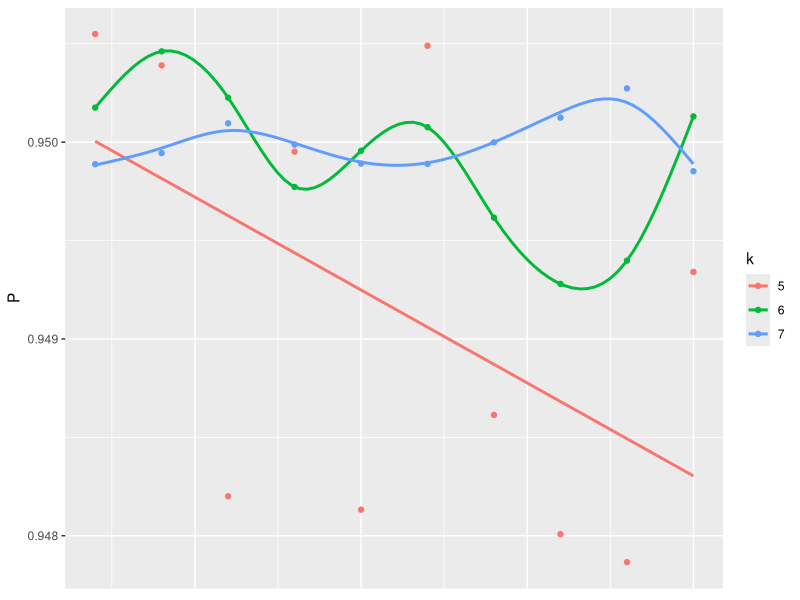

This chart was generated by the following R code:
## ---- chunk 1
knitr::opts_chunk$set(error=TRUE,        # Keep compiling upon error
                      collapse=TRUE,     # collapse by default
                      echo=TRUE,         # echo code by default
                      comment = "#>",    # change comment character
                      fig.width = 10,     # set figure width
                      out.width = "100%", # set width of displayed images
                      warning=TRUE,      # show R warnings
                      message=FALSE)     # show R messages
## ---- chunk 2
set.seed(42)
library(knitr)
library(ggplot2)
library(tidyr)
## ---- chunk 3
zi = function(xi, yi) {
  out = 4 * ifelse(xi^2 + yi^2 <= 1, 1, 0)
  return(out)
}

simpi = function(n) {
  xi = runif(n, -1, 1)
  yi = runif(n, -1, 1)
  z = zi(xi, yi)
  out = mean(z)
  return(out)
}
## ---- chunk 4
pimat = matrix(NA, nrow = 8, ncol = 3)
for (k in seq(2)) {
  z = simpi(10^k)
  pimat[k, 1] = k
  pimat[k, 2] = z
  pimat[k, 3] = round(abs(pi - z), 6)
}
df_pi = data.frame(pimat)
colnames(df_pi) = c("k", "z", "e")
kable(df_pi, align = "c")
## ---- chunk 5
simsnd = function(n) {
  x = runif(n, -1.96, 1.96)
  phi = dnorm(x)
  out = 2 * 1.96 * mean(phi)
  return(out)
}
## ---- chunk 6
sndmat = matrix(NA, nrow = 8, ncol = 3)
for (k in seq(6)) {
  z = simsnd(10^k)
  sndmat[k, 1] = k
  sndmat[k, 2] = z
  sndmat[k, 3] = round(abs(0.95 - z), 6)
}
df_snd = data.frame(sndmat)
colnames(df_snd) = c("k", "z", "e")
kable(df_snd, align="c")
## ---- chunk 7
nexp = 10
M = matrix(NA, nrow = nexp, ncol = 4)
for (k in seq(5,7)) {
  for (i in seq(nexp)) {
    z = simsnd(10^k)
    M[i, 1] = i
    M[i,k - 3] = z
  }
}
df = data.frame(M)
colnames(df) = c("i", "5", "6", "7")
ggdf = gather(df, "k", "P", seq(2,4))
gg = ggplot(
  data = ggdf,
  mapping = aes(
    x = i,
    y = P,
    group = k,
    col = k
  )
)
gg = gg + xlab("Iteration") + ylab("P")
gg = gg + geom_point() 
gg = gg + stat_smooth(method = "gam", formula = y ~ s(x, bs='cr'), se = FALSE)
gg = gg + theme(
  axis.title.x=element_blank(),
  axis.text.x=element_blank(),
  axis.ticks.x=element_blank()
)
gg
